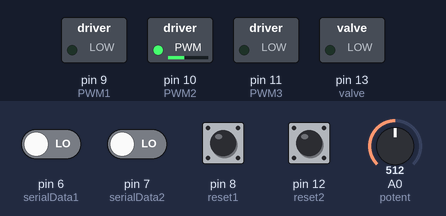
Recording of a sketch running on a simulated Arduino Uno, built with avr-gcc and run on an emulated ATmega328P. Parts: switched loads named in the sketch (green lamp = pin HIGH). The inputs (shaded band) are chosen by the test bench; at power-on: pin 8 (reset1) HIGH, pin 6 (serialData1), pin 7 (serialData2), pin 12 (reset2) LOW, A0 (potent) = 512. Pins used as bus, display or sensor lines are not drawn.

Above: at 0.8 s.
0.9 s: pin 12 (reset2) pulled HIGH for 0.15 s
At 1.3 s:
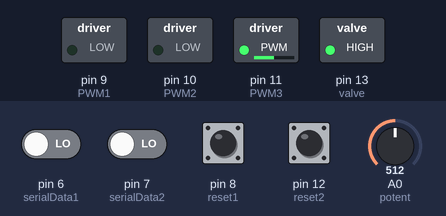
Timing chart, 0 to 3.9 s (numbered marks = the images above; inputs shaded):
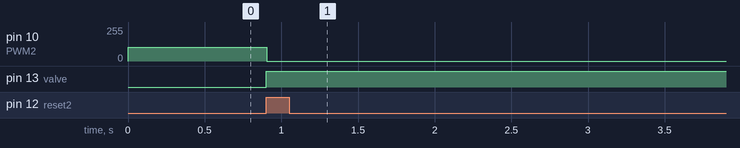

The sketch:

arduinoPID_bonus.ino
```cpp
//#include <TimerInterrupt.h>
//#include <TimerInterrupt.hpp>
//#include <ISR_Timer.h>
//#include <ISR_Timer.hpp>

// declare io pins
int clk1 = 4;           // clk output to shift reg1
int clk2 = 5;           // clk output to shift reg2
int serialData1 = 6;    // encoder 1 data
int serialData2 = 7;    // encoder 2 data
int potent = 14;        // (A0) potentiometer for linear actuator
int PWM1 = 9;           // PWM output to joint 1
int PWM2 = 10;           // PWM output to joint 2
int PWM3 = 11;          // PWM output to joint 2 (linear actuator)
int reset1 = 8;         // homing pulse 1
int reset2 = 12;         // homing pulse 2
int valve = 13;          // vacuum valve

// PID constants (Joint 1)
const double K1 = 50;
const double Kp1 = K1*0.19;
const double Ki1 = K1*1;
const double Kd1 = K1*0.009;

// PID constants (Joint 1)
const double K2 = 100;
const double Kp2 = K2*0.1329;
const double Ki2 = K2*1;
const double Kd2 = K2*0.0044;

// PID constants (Linear Actuator)
const double K3 = 1;
const double Kp3 = K3*1;
const double Ki3 = K3*1;
const double Kd3 = K3*1;

// timing constants
const int CF = 1163;          // ISR frequency [Hz]
const double Ts = 1/CF;       // ISR run time [s]
const int N = 100;            // filter constant
const double a = N*Ts/(1+N*Ts);   // used for derivative eqn

// position references
const double ref1 = -3.14/4;
const double ref2 = 3.14/2;
const double ref3 = 10;
const double encoderRes = 6.283/1024;


  // initialize global variables
  double filtered_err_old1 = 0;
  double I1 = 0;
  double filtered_err_old2 = 0;
  double I2 = 0;
  double filtered_err_old3 = 0;
  double I3 = 0;

  int duty1 = 127;
  int duty2 = 127;
  int duty3 = 127;

  int pose1;
  int pose2;
  int pose3;


void setup() {
  // baud rate
  Serial.begin(9600);

  // setup io pins
  pinMode(clk1, OUTPUT);
  pinMode(clk2, OUTPUT);
  pinMode(serialData1, INPUT);
  pinMode(serialData2, INPUT);
  pinMode(potent, INPUT);
  pinMode(PWM1, OUTPUT);
  pinMode(PWM2, OUTPUT);
  pinMode(PWM3, OUTPUT);
  pinMode(reset1, INPUT);
  pinMode(reset2, INPUT);
  pinMode(valve, OUTPUT);

  // Homing Routine:
    // rotate joint 1 back slowly until homing pulse is triggered
    while(digitalRead(reset1) == 0) {
    analogWrite(PWM1, 102);   ////40% duty (-1V)
    }
    //rotate joint 2 back slowly until homing pulse is triggered
    while(digitalRead(reset2) == 0) {
    analogWrite(PWM2, 102);   ////40% duty (-1V)
    }


  // --- initialize timer1 ---
  noInterrupts();           // disable all interrupts

  TCCR1A = 0;
  TCCR1B = 0;
  TCNT1  = 0;
  OCR1A = 13757;            // CPU freq/prescaler/desired freq = 16MHz/1163Hz
  TCCR1B |= (1 << WGM12);   // CTC mode (clear timer on compare)
  TCCR1B |= (1 << CS10);    // no prescaler
  TIMSK1 |= (1 << OCIE1A);  // enable timer compare interrupt

  interrupts();             // enable all interrupts

}


void loop() {
  // open vacuum valve at desired position
    if(encoderRes*pose1 == 0 && encoderRes*pose2 == 0){
      digitalWrite(valve, HIGH);
    }
  // close vacuum valve at desired position
    if(encoderRes*pose1 == ref1 && encoderRes*pose2 == ref2){
      digitalWrite(valve, LOW);
    }
}

// interrupt service routine
ISR(TIMER1_COMPA_vect){

 // ------------ Motor 1 ------------


  // get position from encoder
  pose1 = readEncoder(serialData1, clk1);

  // calculate error
  double error1 = ref1 - encoderRes*pose1;

  // calculate integral
  I1 = Ki1 * error1 * Ts * + I1;

  // calculate derivative with filtered input (Ns / s+N)
  double filtered_err1 = (1-a)*filtered_err_old1 + a*error1;
  double D1 = (a/Ts)*(error1 - filtered_err_old1);

  filtered_err_old1 = filtered_err1;

  // PID value = Kp*error + Ki*integral + Kd*rate
  int PID1 = (Kp1 * error1) + (Ki1 * I1) + (Kd1 * D1);


  // set PWM duty: mapping (-5 to 5V) -> (0 to 255)
  PID1 = constrain(PID1, -5, 5);
  duty1 = 25.5*PID1 + 127.5;
  analogWrite(PWM1, duty1);

 // ------------ Motor 2 ------------

  // get position from encoder
  pose2 = readEncoder(serialData2, clk2);

  // calculate error
  double error2 = ref2 - encoderRes*pose2;

  // calculate integral
  I2 = Ki2 * error2 * Ts * + I2;

  // calculate derivative with filtered input (Ns / s+N)
  double filtered_err2 = (1-a)*filtered_err_old2 + a*error2;
  double D2 = (a/Ts)*(error2 - filtered_err_old2);

  filtered_err_old2 = filtered_err2;

  // PID value = Kp*error + Ki*integral + Kd*rate
  int PID2 = (Kp2 * error2) + (Ki2 * I2) + (Kd2 * D2);


  // set PWM duty: mapping (-5 to 5V) -> (0 to 255)
  PID2 = constrain(PID2, -5, 5);
  duty2 = 25.5*PID2 + 127.5;
  analogWrite(PWM2, duty2);


   // ------------ Motor 3 (linear actuator) ------------

  // get position from encoder
  pose3 = analogRead(potent)/5;  // -> conversion (0 to 1023 for 0 to 203.2mm)

  // calculate error
  double error3 = ref3 - pose3;

  // calculate integral
  I3 = Ki3 * error3 * Ts * + I3;

  // calculate derivative with filtered input (Ns / s+N)
  double filtered_err3 = (1-a)*filtered_err_old2 + a*error2;
  double D3 = (a/Ts)*(error3 - filtered_err_old2);

  filtered_err_old3 = filtered_err3;

  // PID value = Kp*error + Ki*integral + Kd*rate
  int PID3 = (Kp3 * error3) + (Ki3 * I3) + (Kd3 * D3);


  // set PWM duty: mapping (-5 to 5V) -> (0 to 255)
  PID3 = constrain(PID3, -5, 5);
  duty3 = 25.5*PID3 + 127.5;
  analogWrite(PWM3, duty3);


}// end ISR


// ------- Read Encoder function -------
int readEncoder(int serialData, int clk){

  int8_t value = 0;
  int8_t tempbit = 0;
  digitalWrite(clk, 0);       // clk low
  digitalWrite(clk, 1);       // clk high, load data

  // read in 8 bits:
  for(int i = 0; i < 8; i++){
    tempbit = digitalRead(serialData);
    value = value + (tempbit << i); // shift bit and add it
    digitalWrite(clk,0);          // clk low
    digitalWrite(clk,1);          // clk high to get next bit
  }

  // cast int8_t to int:
  int encoder_value = (int8_t) value; // signed -> negative if backwards from home, positive if forwards from home

  return encoder_value;

}//end readEncoder
```

Measured:
- after the input at 0.9 s, pin 10 (PWM2): 102/255 → 0/255 at once; pin 11 (PWM3): 0/255 → 127/255 at once; pin 13 (valve): LOW → HIGH at once
